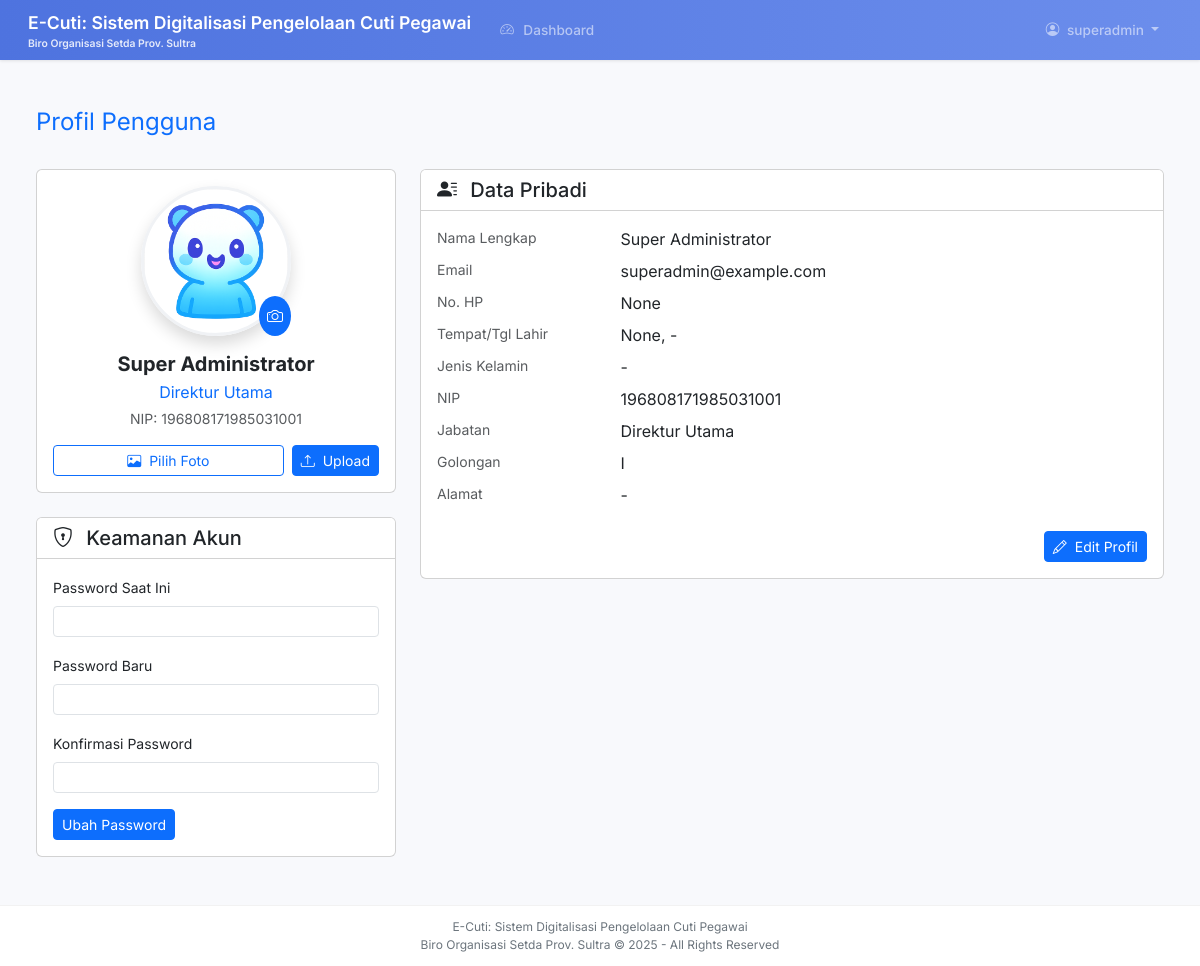
The app's page /profile/profil (signed in) with its own data.
### models.py (models this page shows, shortened)
class User(UserMixin, db.Model):
    __tablename__ = 'users'
    id = db.Column(db.Integer, primary_key=True)
    nip = db.Column(db.String(20), unique=True, nullable=True)
    username = db.Column(db.String(50), unique=True, nullable=False, index=True)
    password = db.Column(db.String(255), nullable=False)
    email = db.Column(db.String(120), unique=True, nullable=False, index=True)
    email_verified = db.Column(db.Boolean, default=False)
    email_verified_at = db.Column(db.DateTime)
    verification_token = db.Column(db.String(100))
    verification_attempts = db.Column(db.Integer, default=0, nullable=False)
    last_verification_sent = db.Column(db.DateTime, nullable=True)
    reset_token = db.Column(db.String(100))
    reset_token_expiry = db.Column(db.DateTime)
    must_change_password = db.Column(db.Boolean, default=False)
    failed_login_attempts = db.Column(db.Integer, default=0)
    locked_until = db.Column(db.DateTime)
    last_password_change = db.Column(db.DateTime)
    is_active = db.Column(db.Boolean, default=True)
    deactivated_at = db.Column(db.DateTime)
    deactivated_by = db.Column(db.Integer, db.ForeignKey('users.id'))
    deleted_at = db.Column(db.DateTime)
    deleted_by = db.Column(db.Integer, db.ForeignKey('users.id'))
    full_name = db.Column(db.String(100))
    phone = db.Column(db.String(20))
    tempat_lahir = db.Column(db.String(50))
    tanggal_lahir = db.Column(db.Date)
    jenis_kelamin = db.Column(db.String(1))  # 'L' or 'P'
    jabatan = db.Column(db.String(80), nullable=True)
    golongan = db.Column(db.String(10), nullable=True)
    alamat = db.Column(db.String(200), nullable=True)
    foto_profil = db.Column(db.String(120))
    total_cuti = db.Column(db.Integer, default=12)
    sisa_cuti = db.Column(db.Integer, default=12)
    role = db.Column(db.Enum(UserRole), default=UserRole.PEGAWAI, nullable=False)
    atasan_id = db.Column(db.Integer, db.ForeignKey('users.id'))
    created_by = db.Column(db.Integer, db.ForeignKey('users.id'), nullable=True)
    last_login = db.Column(db.DateTime)
    created_at = db.Column(db.DateTime, server_default=func.now())
    updated_at = db.Column(db.DateTime, server_default=func.now(), onupdate=func.now())
    atasan = db.relationship('User', remote_side=[id], foreign_keys=[atasan_id], backref=db.backref('subordinates', lazy='dynamic'))
    creator = db.relationship('User', remote_side=[id], foreign_keys=[created_by], backref=db.backref('created_users', lazy='dynamic'))
    deactivator = db.relationship('User', remote_side=[id], foreign_keys=[deactivated_by])
    deleter = db.relationship('User', remote_side=[id], foreign_keys=[deleted_by])
    cuti_diajukan = db.relationship('Cuti', foreign_keys='Cuti.user_id', back_populates='pemohon', cascade='all, delete-orphan', lazy='dynamic')
    cuti_disetujui = db.relationship('Cuti', foreign_keys='Cuti.atasan_id',  back_populates='penyetuju', lazy='dynamic')
    notifications = db.relationship('Notification', back_populates='user', cascade='all, delete-orphan', lazy='dynamic')
    audit_logs = db.relationship('AuditLog', back_populates='user', lazy='dynamic')
    __table_args__ = (
        Index('idx_user_role', 'role'),
        Index('idx_user_atasan', 'atasan_id'),
        CheckConstraint('total_cuti >= 0', name='ck_user_total_cuti'),
        CheckConstraint('sisa_cuti >= 0', name='ck_user_sisa_cuti'),
        CheckConstraint('email_verified IN (0, 1)', name='ck_user_email_verified'),
        CheckConstraint('is_active IN (0, 1)', name='ck_user_is_active'),
        CheckConstraint('LENGTH(username) >= 3', name='ck_user_username_length'),
        CheckConstraint("email LIKE '%@%.%'", name='ck_user_email_format'),
    )
    role = db.Column(db.Enum(UserRole), default=UserRole.PEGAWAI, nullable=False)

### routes/profile.py (the view)
@profile_bp.route('/profil')
@login_required
def profil():
    try:
        user = db.session.get(User, current_user.id)
        if not user:
            flash('Data pengguna tidak ditemukan', 'error')
            return redirect(url_for('common.dashboard'))
        tanggal_lahir = user.tanggal_lahir.strftime('%d-%m-%Y') if user.tanggal_lahir else '-'
        jenis_kelamin = {
            'L': 'Laki-laki',
            'P': 'Perempuan'
        }.get(user.jenis_kelamin, '-')
        foto_profil = (url_for('static', filename=f'uploads/profile/{user.foto_profil}')
                      if user.foto_profil and os.path.exists(os.path.join(current_app.static_folder, 'uploads/profile', user.foto_profil))
                      else url_for('static', filename='images/profile-default.png'))
        context = {
            'user': user,
            'profil_data': {
                'tanggal_lahir': tanggal_lahir,
                'jenis_kelamin': jenis_kelamin,
                'golongan': user.golongan or '-',
                'jabatan': user.jabatan or '-',
                'phone': user.phone or '-',
                'tempat_lahir': user.tempat_lahir or '-',
                'foto_profil': foto_profil,
                'email': user.email,
                'nip': user.nip or '-',
                'full_name': user.full_name,
                'alamat': getattr(user, 'alamat', '-')  # Safely get alamat attribute
            },
            'page_title': 'Profil Pengguna'
        }
        return render_template('pegawai/profil.html', **context)
    except Exception as e:
        current_app.logger.error(f"Error accessing profile: {str(e)}", exc_info=True)
        flash('Terjadi kesalahan saat mengakses profil', 'error')
        return redirect(url_for('common.dashboard'))

### app.py (called while the page is built)
def inject_globals():
    from models import UserRole, JenisCuti, CutiStatus
    return {
        'UserRole': UserRole,
        'JenisCuti': JenisCuti,
        'CutiStatus': CutiStatus,
        'current_year': datetime.now().year,
        'now': datetime.now(),
        'app_name': os.getenv('APP_NAME', 'E-Cuti: Sistem Digitalisasi Pengelolaan Cuti Pegawai'),
        'organization': os.getenv('ORGANIZATION', 'Biro Organisasi Setda Prov. Sultra'),
    }

### templates/pegawai/profil.html (shortened to what this page needs)
{% extends "base.html" %}
{% block content %}
<div class="container-fluid p-4">
    <div class="row mb-4">
        <div class="col">
            <h1 class="h4 fw-normal text-primary">Profil Pengguna</h1>
        </div>
    </div>
    <div class="row g-4">
        <div class="col-lg-4">
            <div class="card">
                <div class="card-body text-center">
                    <div class="position-relative mb-3 mx-auto" style="width: fit-content;">
                        <img id="profile-photo"
                             src="{{ profil_data.foto_profil }}"
                             class="rounded-circle shadow object-fit-cover"
                             width="150" height="150"
                             alt="Foto Profil"
                             style="border: 3px solid #f0f2f5;">
                        <div class="position-absolute bottom-0 end-0 bg-primary rounded-circle p-2"
                             style="cursor: pointer;" onclick="openCameraModal()">
                            <i class="bi bi-camera text-white"></i>
                        </div>
                    </div>
                    <h3 class="h5 fw-bold mb-1">{{ user.full_name }}</h3>
                    <p class="text-primary mb-1">{{ user.jabatan }}</p>
                    <p class="text-muted small mb-3">NIP: {{ user.nip }}</p>
                    <form id="upload-form" method="POST" action="{{ url_for('profile.upload_foto_profil') }}"
                          enctype="multipart/form-data" class="mt-3">
                        <div class="d-flex gap-2">
                            <label for="foto_profil" class="btn btn-sm btn-outline-primary flex-grow-1">
                                <i class="bi bi-image me-1"></i> Pilih Foto
                            </label>
                            <button id="upload-btn" class="btn btn-sm btn-primary" type="submit">
                                <i class="bi bi-upload me-1"></i> Upload
                            </button>
                        </div>
                    </form>
                </div>
            </div>
            <div class="card mt-4">
                <div class="card-header bg-white">
                    <h5 class="mb-0"><i class="bi bi-shield-lock me-2"></i> Keamanan Akun</h5>
                </div>
                <div class="card-body">
                    <form id="passwordForm">
                        <div class="mb-3">
                            <label class="form-label small">Password Saat Ini</label>
                            <input type="password" class="form-control form-control-sm" id="current_password" required>
                        </div>
                        <div class="mb-3">
                            <label class="form-label small">Password Baru</label>
                            <input type="password" class="form-control form-control-sm" id="new_password" required>
                        </div>
                        <div class="mb-3">
                            <label class="form-label small">Konfirmasi Password</label>
                            <input type="password" class="form-control form-control-sm" id="confirm_password" required>
                        </div>
                        <button type="button" onclick="changePassword()" class="btn btn-primary btn-sm">
                            <span id="password-text">Ubah Password</span>
                        </button>
                    </form>
                </div>
            </div>
        </div>
        <div class="col-lg-8">
            <div class="card">
                <div class="card-header bg-white">
                    <h5 class="mb-0"><i class="bi bi-person-lines-fill me-2"></i> Data Pribadi</h5>
                </div>
                <div class="card-body">
                    <div class="row mb-2">
                        <div class="col-sm-3 text-muted small">Nama Lengkap</div>
                        <div class="col-sm-9">{{ user.full_name }}</div>
                    </div>
                    <div class="row mb-2">
                        <div class="col-sm-3 text-muted small">Email</div>
                        <div class="col-sm-9">{{ user.email }}</div>
                    </div>
                    <div class="row mb-2">
                        <div class="col-sm-3 text-muted small">No. HP</div>
                        <div class="col-sm-9">{{ user.phone }}</div>
                    </div>
                    <div class="row mb-2">
                        <div class="col-sm-3 text-muted small">Tempat/Tgl Lahir</div>
                        <div class="col-sm-9">
                            {{ user.tempat_lahir }}, {{ profil_data.tanggal_lahir }}
                        </div>
                    </div>
                    <div class="row mb-2">
                        <div class="col-sm-3 text-muted small">Jenis Kelamin</div>
                        <div class="col-sm-9">{{ profil_data.jenis_kelamin }}</div>
                    </div>
                    <div class="row mb-2">
                        <div class="col-sm-3 text-muted small">NIP</div>
                        <div class="col-sm-9">{{ user.nip or '-' }}</div>
                    </div>
                    <div class="row mb-2">
                        <div class="col-sm-3 text-muted small">Jabatan</div>
                        <div class="col-sm-9">{{ user.jabatan or '-' }}</div>
                    </div>
                    <div class="row mb-2">
                        <div class="col-sm-3 text-muted small">Golongan</div>
                        <div class="col-sm-9">{{ user.golongan or '-' }}</div>
                    </div>
                    <div class="row mb-2">
                        <div class="col-sm-3 text-muted small">Alamat</div>
                        <div class="col-sm-9">{{ user.alamat or '-' }}</div>
                    </div>
                    <div class="d-flex justify-content-end mt-4">
                        <a href="{{ url_for('profile.edit_profil') }}" class="btn btn-primary btn-sm" id="edit-profile-btn">
                            <span id="edit-text"><i class="bi bi-pencil me-1"></i> Edit Profil</span>
                        </a>
                    </div>
                </div>
            </div>
        </div>
    </div>
</div>
{% endblock %}

### templates/base.html (shortened to what this page needs)
<!DOCTYPE html>
<html lang="id">
<head>
    <link rel="stylesheet" href="https://cdnjs.cloudflare.com/ajax/libs/font-awesome/6.4.0/css/all.min.css">
    <link rel="stylesheet" href="https://cdn.jsdelivr.net/npm/bootstrap-icons@1.10.0/font/bootstrap-icons.css">
    <link href="https://cdn.jsdelivr.net/npm/bootstrap@5.3.0/dist/css/bootstrap.min.css" rel="stylesheet">
    <link href="https://cdn.jsdelivr.net/npm/fullcalendar@5.11.3/main.min.css" rel="stylesheet">
</head>
<body>
    <nav class="navbar navbar-expand-lg navbar-dark fixed-top bg-primary">
        <div class="container-fluid">
            <a class="navbar-brand" href="{{ url_for('common.dashboard') }}">
                {{ app_name }}
                <span class="navbar-subtitle d-none d-md-inline">{{ organization }}</span>
            </a>
            <div class="collapse navbar-collapse" id="navbarNav">
                <ul class="navbar-nav me-auto">
                    {% if current_user.is_authenticated %}
                        <li class="nav-item">
                            <a class="nav-link" href="{{ url_for('common.dashboard') }}">
                                <i class="bi bi-speedometer2"></i> Dashboard
                            </a>
                        </li>
                    {% endif %}
                </ul>
                <ul class="navbar-nav ms-auto">
                    {% if current_user.is_authenticated %}
                        <li class="nav-item dropdown">
                            <a class="nav-link dropdown-toggle" href="#" id="userDropdown" role="button" data-bs-toggle="dropdown">
                                <i class="bi bi-person-circle me-1"></i>
                                <span class="d-none d-lg-inline">{{ current_user.username }}</span>
                            </a>
                        </li>
                    {% else %}
                        <li class="nav-item">
                            <a href="{{ url_for('auth.login') }}" class="btn btn-outline-light btn-sm">
                                <i class="bi bi-box-arrow-in-right me-1"></i> Login
                            </a>
                        </li>
                    {% endif %}
                </ul>
            </div>
        </div>
    </nav>
    <main class="main-container">
        <div class="container-fluid">
            {% block content %}{% endblock %}
        </div>
    </main>
    <footer>
        <div class="footer-content">
            <div class="footer-brand">{{ app_name }}</div>
            <div class="footer-copyright">{{ organization }} © {{ now.year }} - All Rights Reserved</div>
        </div>
    </footer>
</body>
</html>

### templates/base.html (style rules this page uses)
:root { --primary: #4e73df; --primary-light: #6c8eec; --secondary: #858796; --light: #f8f9fc; --dark: #5a5c69; --text-muted: #6c757d; }
body { font-family: 'Inter', sans-serif; background-color: var(--light); padding-top: 60px; line-height: 1.5; display: flex; flex-direction: column; min-height: 100vh; color: var(--dark); }
.navbar { background: linear-gradient(to right, var(--primary), var(--primary-light)) !important; padding: 0.5rem 1rem; height: 60px; box-shadow: 0 1px 3px rgba(0,0,0,0.1); }
.navbar-brand { font-weight: 600; font-size: 1.1rem; display: flex; flex-direction: column; }
.navbar-subtitle { font-size: 0.65rem; color: rgba(255,255,255,0.85); line-height: 1.2; margin-top: 0.1rem; }
.nav-link { padding: 0.5rem 0.75rem !important; font-size: 0.85rem; font-weight: 500; border-radius: 4px; margin: 0 1px; }
.nav-link i { margin-right: 6px; width: 16px; text-align: center; }
.main-container { flex: 1; padding: 1.5rem 0; width: 100%; max-width: 1200px; margin: 0 auto; }
footer { background-color: white; padding: 0.75rem; text-align: center; border-top: 1px solid rgba(0,0,0,0.05); margin-top: auto; font-size: 0.75rem; color: var(--text-muted); }
.footer-content { display: flex; flex-direction: column; align-items: center; }

### records on screen
User: username "superadmin", full_name "Super Administrator", jabatan "Direktur Utama", nip "196808171985031001", email "superadmin@example.com", phone "None", tempat_lahir "None", golongan "I", alamat "-"

### other values on screen
{{ app_name }} "E-Cuti: Sistem Digitalisasi Pengelolaan Cuti Pegawai"
{{ organization }} "Biro Organisasi Setda Prov. Sultra"
{{ profil_data.tanggal_lahir }} "-"
{{ profil_data.jenis_kelamin }} "-"
